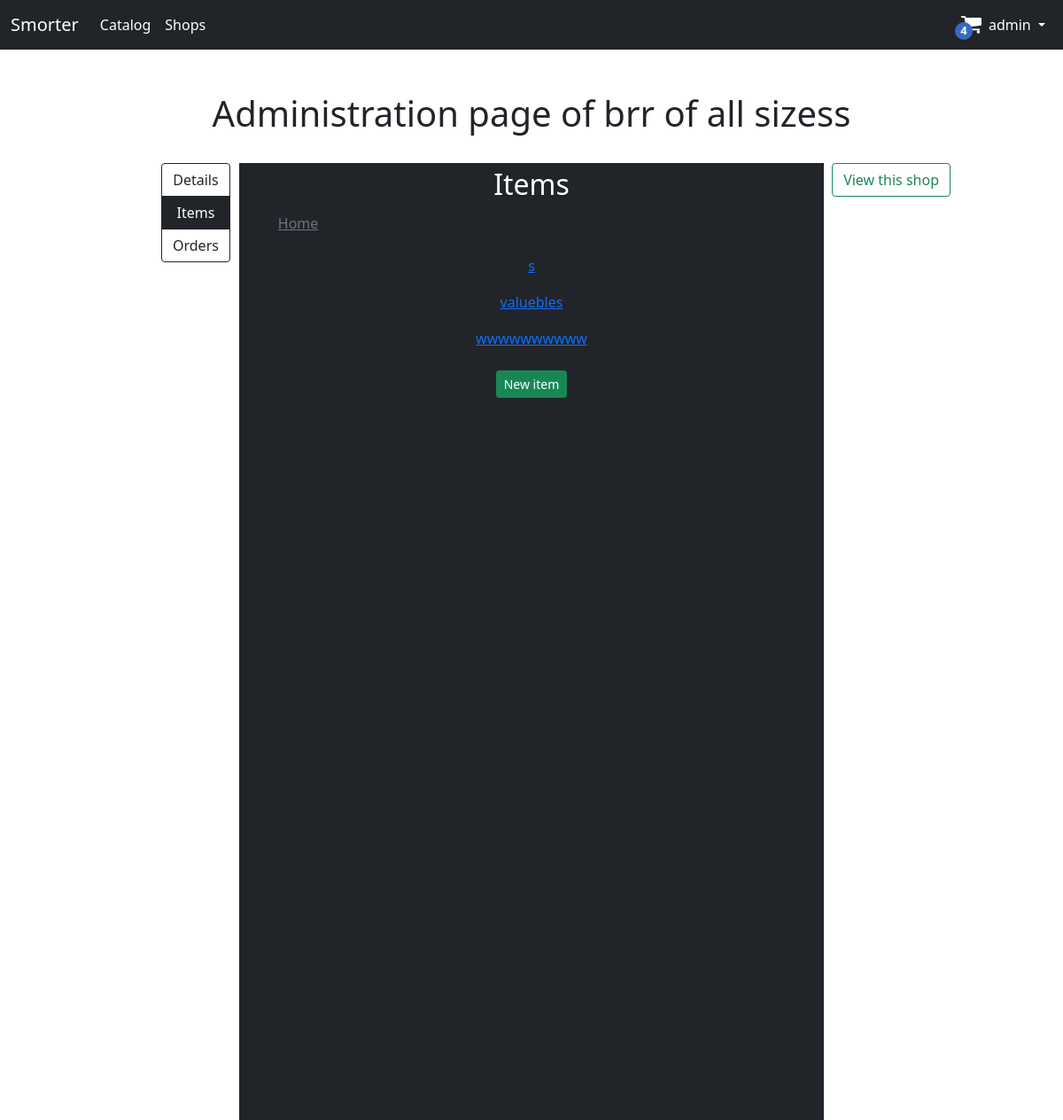
Page /shop/1/admin/items/ (signed in) on the earlier database version.
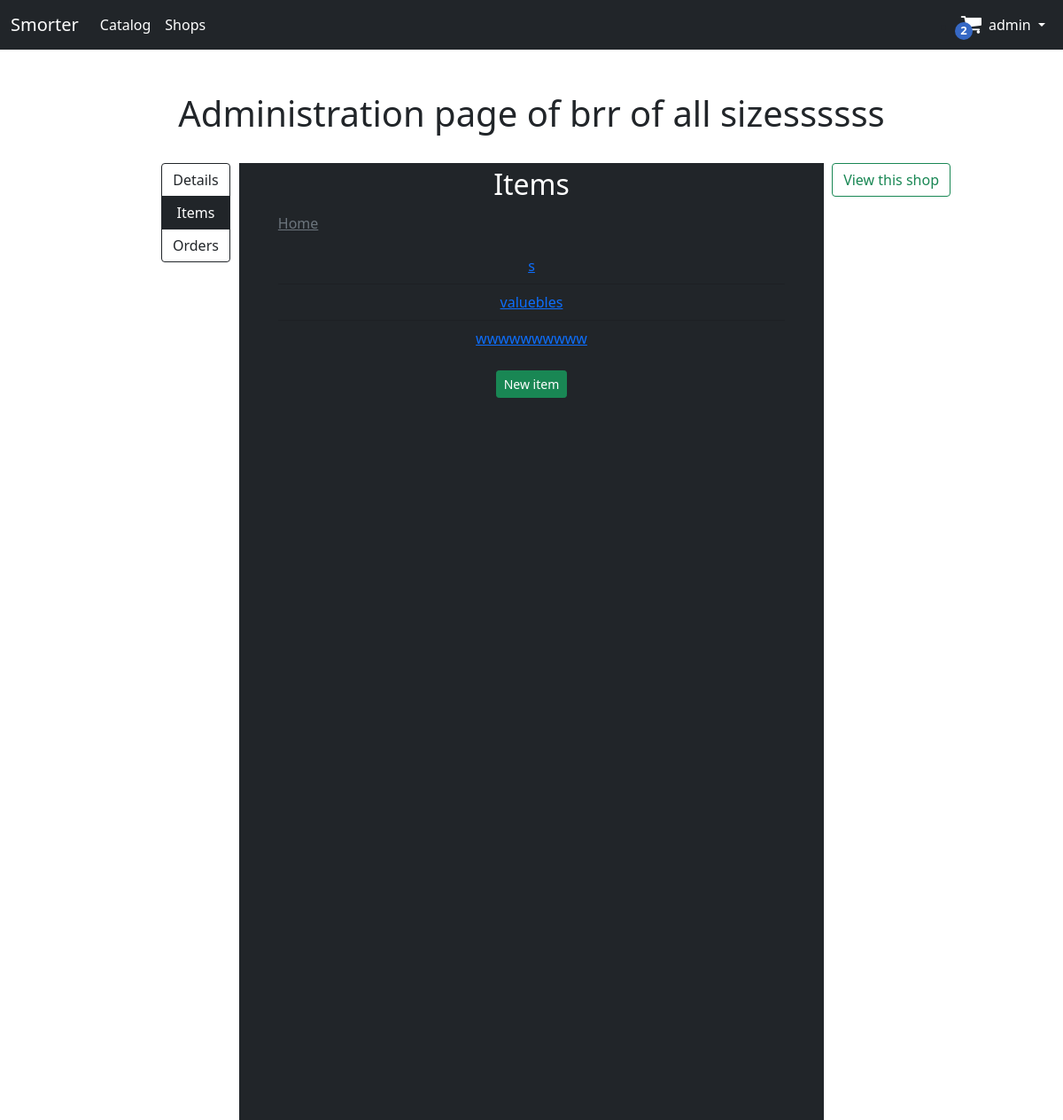
Same page on the later database version.
### eshop/models.py (models this page shows, shortened)
class SmorterUser(models.Model):
    user = models.OneToOneField(User, unique=True, null=False, blank=False, on_delete=models.CASCADE)
    groups = models.ManyToManyField(SmorterGroup)
    class Meta:
        ordering = ["user"]

class Cart(models.Model):
    user = models.OneToOneField(SmorterUser, unique=True, null=False, blank=False, on_delete=models.CASCADE)
    items = models.ManyToManyField(OrderedItem, null=True, blank=True)

class Shop(models.Model):
    owner = models.ForeignKey(SmorterUser, null=True, blank=True, on_delete=models.CASCADE)
    title = models.CharField(max_length=100, null=False, blank=False, unique=True)
    description = models.TextField()
    admin_group = models.OneToOneField(SmorterGroup, null=True, blank=True, on_delete=models.SET_NULL)
    payment_methods = models.ManyToManyField(PaymentMethod, blank=False, null=False)
    shipment_methods = models.ManyToManyField(ShipmentMethod, blank=False, null=False)
    datetime = models.DateTimeField(default=datetime.datetime.now, blank=True)
    image = models.ImageField(upload_to=shop_img_path, null=True, blank=True)
    class Meta:
        ordering = ["owner"]

### eshop/views.py (the view)
# urls.py: path('shop/<int:id>/admin/<slug:tab>/', views.admin_shop, name="admin_shop"),
def admin_shop(request, id, tab, item_id=None, *args, **kwargs):
    shop = get_object_or_404(Shop, id=id)
    if is_shop_admin(request.user, shop):
        query = dict(request.GET.lists())
        current = get_shop_current_cat(shop, query)
        bread = [["".join([f'category={sus}&' for sus in current["path"][:i+1]])[:-1], sub] for i, sub in enumerate(current["path"])]
        cur_subs = [x for x in current if x not in ["items", "path"]]
        subs = [["".join([f'category={sus}&' for sus in (current["path"] if "path" in current else []) +[sub]])[:-1], sub] for sub in cur_subs]
        if request.method == 'POST':
            form_input = {**request.POST}
            for x in form_input.keys():
                if "methods" not in x:
                    form_input[x] = form_input[x][0]
            form_input["owner"] = shop.owner
            form_input["owner_id"] = form_input["owner"].id
            form_input["admin_group"] = SmorterGroup.objects.get(name=f"Shop{shop.id}AdminGroup")
            admins = form_input["admins"]
            detail_form = ShopCreateForm(form_input, request.FILES, instance=shop)
            if detail_form.is_valid():
                set_shop_admins(shop, admins)
                detail_form.save()
            else:
                print(detail_form.errors)
        else:
            detail_form = ShopCreateForm(instance=shop)
        return render(request, 'eshop/shop/admin/admin_base.html',
                      {'detail_form': detail_form, "users": User.objects.all(),
                       "method": "PUT", "shop": shop,
                       "tab": tab, "current": current, "query_path": (bread[-1][0] if bread else ""),
                       "bread": bread, "subs": subs,
                       })
    else:
        return redirect("catalog")

### eshop/templatetags/tags.py (called while the page is built)
@register.filter(name='item_specs')
def item_specs(item):
    options = json.loads(item.item.specs)
    print(options, item.specs)
    return [[attr, json.loads(item.specs)[i]] for i, attr in enumerate(options)]

@register.filter(name='cart_total')
def cart_total(cart):
    return sum([x.item.price * x.count for x in cart.items.all()])

### eshop/views.py (called while the page is built)
def is_shop_admin(user, shop):
    return user.is_authenticated and shop.admin_group in user.smorteruser.groups.all()

def add_item(dic, buffer, item):
    if len(buffer) > 0:
        if buffer[0] not in dic:
            dic[buffer[0]] = {"items": [], "path": (dic["path"] if "path" in dic else []) + [buffer[0]]}
        add_item(dic[buffer[0]], buffer[1:], item)
    else:
        dic["items"].append(item)

def get_deep_dict(dic, path):
    if len(path) > 0 and path[0] in dic:
        return get_deep_dict(dic[path[0]], path[1:])
    else:
        return dic

def get_shop_current_cat(shop, query):
    cats = get_shop_categories(shop)
    return get_deep_dict(cats, query["category"] if "category" in query else [])

### eshop/templates/eshop/shop/admin/admin_base.html (shortened to what this page needs)
{% extends "base.html" %}
{% block content %}
<br><br>
<h1 class="text-center">Administration page of {{ shop.title }}</h1>
<br>
<div class="container bg-dark" style="width: 55%; min-height: 1080px;">
    <div class="" id="tab-buttons" style="position: relative;">
        <div class="btn-group-vertical" role="group" aria-label="Basic radio toggle button group" style="position: absolute; left: -100px;">
            <a class="btn btn-outline-dark" id="details" href="{% url 'admin_shop' shop.id 'details' %}">Details</a>
            <a class="btn btn-outline-dark" id="items" href="{% url 'admin_shop' shop.id 'items' %}">Items</a>
            <a class="btn btn-outline-dark" id="orders" href="{% url 'admin_shop' shop.id 'orders' %}">Orders</a>
        </div>
        <div class="btn-group-vertical" role="group" aria-label="Basic radio toggle button group" style="position: absolute; right: -155px;">
            <a class="btn btn-outline-success" id="detaisdfls" href="{% url 'view_shop' shop.id %}">View this shop</a>
        </div>
    </div>
    {% if tab == "details" %}
        {% include "eshop/shop/admin/details.html" %}
    {% elif tab == "items" %}
        {% include "eshop/shop/admin/items.html" %}
    {% elif tab == "orders" %}
        {% include "eshop/shop/admin/orders.html" %}
    {% endif %}
</div>
{% endblock %}

### eshop/templates/navbar.html (shortened to what this page needs)
{% load tags %}
<nav class="navbar navbar-expand-lg navbar-dark bg-dark">
  <div class="container-fluid">
    <a class="navbar-brand" href="{% url "home" %}">Smorter</a>
    <div class="collapse navbar-collapse" id="navbarSupportedContent">
      <ul class="navbar-nav me-auto mb-2 mb-lg-0">
        <li class="nav-item">
          <a class="nav-link active" href="{% url 'catalog' %}">Catalog</a>
        </li>
        <li class="nav-item">
          <a class="nav-link active" href="#">Shops</a>
        </li>
      </ul>
        {% if user.is_authenticated %}
        <li class="cart" id="cart">
          <i onclick="show_cart()" class="fa fa-shopping-cart"></i>
          <div class="cart-item-count" onclick="show_cart()" >{{ user.smorteruser.cart.items.count }}</div>
        </li>
        <li class="nav-item dropdown navbar-nav">
          <a class="nav-link dropdown-toggle active" href="#" id="navbarDropdown" role="button" data-bs-toggle="dropdown" aria-expanded="false">
            {{user.username}}
          </a>
        </li>
        {% endif %}
    </div>
  </div>
</nav>

Differences in the rows shown:
changed Shop: title "brr of all sizess" → "brr of all sizessssss"
Other differences:
{{ user.smorteruser.cart.items.count }}: "4" → "2"
